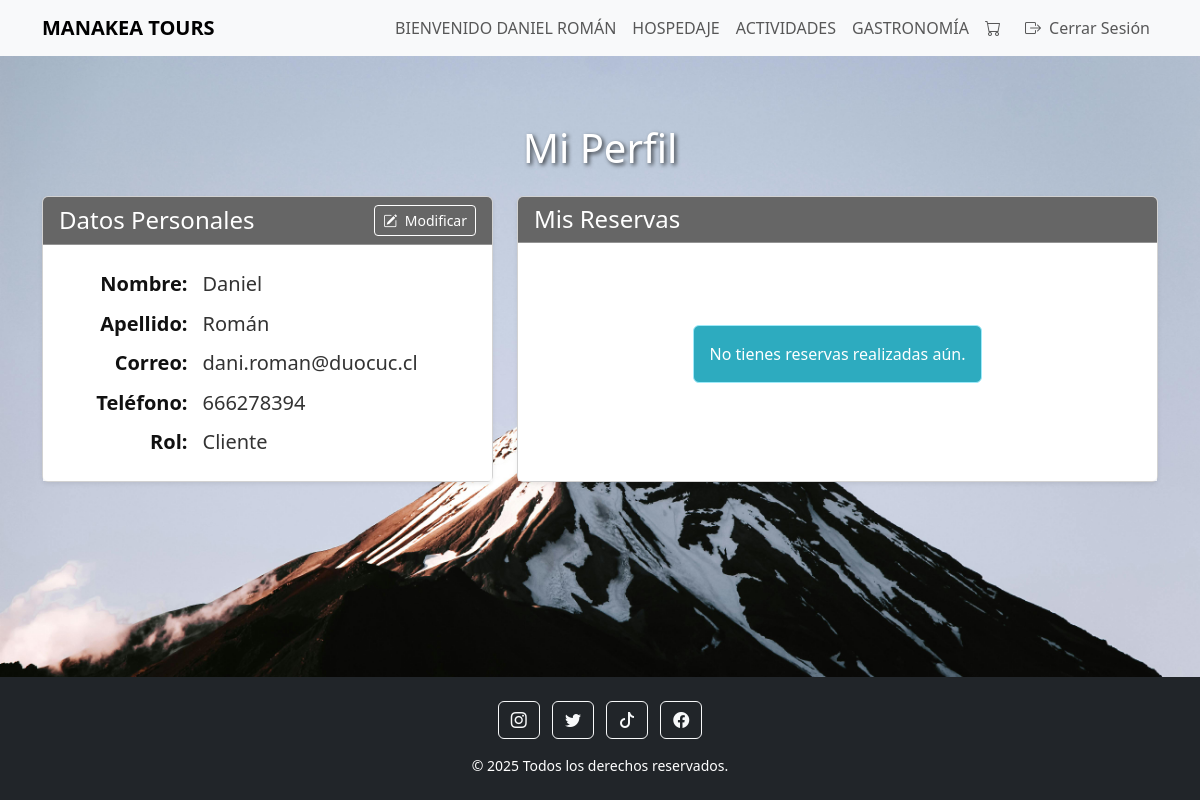
/perfil/ (signed in), run on the app's committed database.
### core/models.py (models this page shows, shortened)
class Usuario(AbstractBaseUser, PermissionsMixin):
    nombre = models.CharField(max_length=100)
    apellido = models.CharField(max_length=100)
    correo = models.EmailField(unique=True)
    telefono = models.CharField(max_length=20, blank=True, null=True) # Campo de teléfono
    tipo_usuario = models.ForeignKey(TipoUsuario, on_delete=models.SET_NULL, null=True, blank=True)
    is_active = models.BooleanField(default=True) # Indica si la cuenta está activa
    is_staff = models.BooleanField(default=False) # Necesario para acceder al admin de Django
    date_joined = models.DateTimeField(auto_now_add=True) # Fecha de creación del usuario
    objects = UsuarioManager() # Asigna tu Manager personalizado
    USERNAME_FIELD = 'correo' # Django usará 'correo' como campo de nombre de usuario para el login
    REQUIRED_FIELDS = ['nombre', 'apellido'] # Campos requeridos al crear un superusuario con createsuperuser
    class Meta:
        verbose_name = "Usuario"
        verbose_name_plural = "Usuarios"
    @property
    def is_cliente(self):
        return self.tipo_usuario and self.tipo_usuario.tipo_nombre == 'cliente'

### core/views.py (the view, shortened to what this page needs)
# urls.py: path('perfil/', views.perfil, name='perfil'),
@login_required(login_url='login')
def perfil(request):
    usuario_actual = request.user
    form_submitted_with_errors = False
    if request.method == 'POST':
        form = PerfilUsuarioForm(request.POST, instance=usuario_actual)
        if form.is_valid():
            form.save()
            messages.success(request, '¡Tus datos han sido actualizados correctamente!')
            return redirect('perfil')
        else:
            messages.error(request, 'Hubo un error al actualizar tus datos. Por favor, revisa el formulario.')
            form_submitted_with_errors = True
    else:
        form = PerfilUsuarioForm(instance=usuario_actual)
    reservas_data = []
    if is_cliente(usuario_actual):
        reservas_usuario = Reserva.objects.filter(usuario=usuario_actual).order_by('-fecha_reserva')
    context = {
        'form': form,
        'reservas': reservas_data,
        'form_submitted': form_submitted_with_errors,
        'user': usuario_actual,
    }
    return render(request, 'core/perfil.html', context)

### core/views.py (called while the page is built)
def is_cliente(user):
    return user.is_authenticated and user.is_cliente

### core/templates/core/perfil.html (shortened to what this page needs)
{% load static %}
<!DOCTYPE html>
<html lang="es">
<head>
    <link rel="stylesheet" href="{% static 'css/global.css'%}">
    <link href="https://cdn.jsdelivr.net/npm/bootstrap@5.3.0/dist/css/bootstrap.min.css" rel="stylesheet">
    <link rel="stylesheet" href="https://cdn.jsdelivr.net/npm/bootstrap-icons@1.10.5/font/bootstrap-icons.css">
    <link rel="stylesheet" href="https://cdnjs.cloudflare.com/ajax/libs/font-awesome/6.5.1/css/all.min.css" />
</head>
<body>
    <section class="bg-5">
        <nav class="navbar navbar-expand-md navbar-light bg-light">
            <div class="container">
                <a class="navbar-brand fw-bold" href="{% url 'inicioregistrado'%}">MANAKEA TOURS</a>
                <div class="collapse navbar-collapse justify-content-end" id="navbarNav">
                    <ul class="navbar-nav">
                        {% if user.is_authenticated %}
                            <li class="nav-item d-flex align-items-center">
                                <span class="nav-link welcome-message">BIENVENIDO {{ user.nombre|upper }} {{ user.apellido|upper }}</span>
                            </li>
                            <li class="nav-item">
                                <a class="nav-link" href="{% url 'hospedaje' %}">HOSPEDAJE</a>
                            </li>
                            <li class="nav-item">
                                <a class="nav-link" href="{% url 'actividad' %}">ACTIVIDADES</a>
                            </li>
                            <li class="nav-item">
                                <a class="nav-link" href="{% url 'gastronomia' %}">GASTRONOMÍA</a>
                            </li>
                            {% if user.is_cliente %}
                                <li class="nav-item">
                                    <a class="nav-link" href="{% url 'carrito' %}">
                                        <i class="bi bi-cart"></i>
                                    </a>
                                </li>
                            {% endif %}
                            <li class="nav-item">
                                <a class="nav-link btn btn-outline-danger btn-sm ms-2" href="{% url 'logout' %}">
                                    <i class="bi bi-box-arrow-right me-1"></i> Cerrar Sesión
                                </a>
                            </li>
                        {% endif %}
                    </ul>
                </div>
            </div>
        </nav>
        <div class="container my-5">
            <h1 class="text-center mb-4 text-white" style="text-shadow: 2px 2px 4px rgba(0,0,0,0.7);">Mi Perfil</h1>
            {% if user.is_authenticated %}
                <div class="row profile-row justify-content-center">
                    <div class="col-12 {% if user.is_cliente %}col-md-5{% else %}col-md-8{% endif %} profile-card-col mb-4">
                        <div class="card shadow-sm h-100">
                            <div class="card-header text-white d-flex justify-content-between align-items-center">
                                <h4 class="mb-0">Datos Personales</h4>
                                <button type="button" class="btn btn-outline-light btn-sm" id="toggleEditButton">
                                    <i class="bi bi-pencil-square me-1"></i> Modificar
                                </button>
                            </div>
                            <div class="card-body">
                                <div id="staticData">
                                    <p><strong>Nombre:</strong> <span>{{ user.nombre }}</span></p>
                                    <p><strong>Apellido:</strong> <span>{{ user.apellido }}</span></p>
                                    <p><strong>Correo:</strong> <span>{{ user.correo }}</span></p>
                                    <p><strong>Teléfono:</strong> <span>{{ user.telefono|default:"No registrado" }}</span></p>
                                    <p><strong>Rol:</strong>
                                        <span>
                                            {% if user.is_cliente %}Cliente
                                            {% elif user.is_anfitrion %}Anfitrión
                                            {% elif user.is_administrador %}Administrador
                                            {% else %}Desconocido (Rol no definido)
                                            {% endif %}
                                        </span>
                                    </p>
                                </div>
                            </div>
                        </div>
                    </div>
                    {% if user.is_cliente %}
                        <div class="col-12 col-md-7 profile-card-col mb-4">
                            <div class="card shadow-sm h-100">
                                <div class="card-header text-white">
                                    <h4 class="mb-0">Mis Reservas</h4>
                                </div>
                                <div class="card-body">
                                    {% if reservas %}
                                        <div class="table-responsive">
                                            <table class="table table-striped table-hover">
                                                <thead>
                                                    <tr>
                                                        <th>Tipo</th>
                                                        <th>Servicio</th>
                                                        <th>Fecha Inicio</th>
                                                        <th>Fecha Fin</th>
                                                        <th>Estado</th>
                                                        <th>Total</th>
                                                        <th>Acciones</th>
                                                    </tr>
                                                </thead>
                                                <tbody>
                                                    {% for reserva in reservas %}
                                                        <tr>
                                                            <td>{{ reserva.tipo_servicio }}</td>
                                                            <td>{{ reserva.nombre_servicio }}</td>
                                                            <td>{{ reserva.fecha_inicio|date:"d/m/Y" }}</td>
                                                            <td>{{ reserva.fecha_fin|date:"d/m/Y" }}</td>
                                                            <td>
                                                                {% if reserva.estado_display %}
                                                                    {% comment %}
                                                                        Asegúrate de que 'estado_display' contenga el texto exacto ('Pendiente', 'Confirmado', etc.)
                                                                        para que las clases se apliquen correctamente.
                                                                    {% endcomment %}
                                                                    {% if reserva.estado_display == 'Pendiente' %}
                                                                        <span class="badge bg-warning text-dark">{{ reserva.estado_display }}</span>
                                                                    {% elif reserva.estado_display == 'Confirmado' %}
                                                                        <span class="badge bg-success">{{ reserva.estado_display }}</span>
                                                                    {% elif reserva.estado_display == 'Cancelado' %}
                                                                        <span class="badge bg-danger">{{ reserva.estado_display }}</span>
                                                                    {% elif reserva.estado_display == 'Completado' %}
                                                                        <span class="badge bg-secondary">{{ reserva.estado_display }}</span>
                                                                    {% else %}
                                                                        <span class="badge bg-info">{{ reserva.estado_display }}</span>
                                                                    {% endif %}
                                                                {% else %}
                                                                    <span class="badge bg-secondary">{{ reserva.estado|capfirst }}</span>
                                                                {% endif %}
                                                            </td>
                                                            <td>${{ reserva.total|floatformat:0 }}</td>
                                                            <td>
                                                            </td>
                                                        </tr>
                                                    {% endfor %}
                                                </tbody>
                                            </table>
                                        </div>
                                    {% else %}
                                        <div class="alert alert-info text-center" role="alert">
                                            No tienes reservas realizadas aún.
                                        </div>
                                    {% endif %}
                                </div>
                            </div>
                        </div>
                    {% endif %}
                </div>
            {% else %}
                <div class="alert alert-warning text-center" role="alert">
                    Debes iniciar sesión para ver tu perfil.
                </div>
            {% endif %}
        </div>
        <footer class="bg-dark text-center text-white py-4 mt-5">
            <div class="container">
                <div class="mb-3">
                    <a href="https://www.instagram.com" target="_blank" class="btn btn-outline-light mx-1">
                        <i class="bi bi-instagram"></i>
                    </a>
                    <a href="https://www.twitter.com" target="_blank" class="btn btn-outline-light mx-1">
                        <i class="bi bi-twitter"></i>
                    </a>
                    <a href="https://www.tiktok.com" target="_blank" class="btn btn-outline-light mx-1">
                        <i class="bi bi-tiktok"></i>
                    </a>
                    <a href="https://www.facebook.com" target="_blank" class="btn btn-outline-light mx-1">
                        <i class="bi bi-facebook"></i>
                    </a>
                </div>
                <p class="mb-0 small">&copy; 2025 Todos los derechos reservados.</p>
            </div>
        </footer>
    </section>
</body>
</html>

### core/static/css/global.css (style rules this page uses)
body { min-height: 100vh; display: flex; flex-direction: column; margin: 0; padding: 0; }
.bg-5 { background-image: url(../img/pexels-lastly-633198.jpg); background-repeat: no-repeat; background-position: center center; background-size: cover; min-height: 100vh; display: flex; flex-direction: column; flex-grow: 1; }
.bg-5 > .container.my-5, .bg > .container, .bg-2 > .container, .bg-3 > .container, .bg-4 > .container { flex-grow: 1; padding-top: 20px; padding-bottom: 20px; }
.card-body { display: flex; flex-direction: column; }
.profile-card-col .card-header { background-color: rgba(0, 0, 0, 0.6); color: white; border-bottom: 1px solid rgba(255, 255, 255, 0.3); }
.profile-card-col .card-body { background-color: rgba(255, 255, 255, 0.8); color: #333; height: auto; padding: 1.5rem; flex-grow: 1; display: flex; flex-direction: column; justify-content: center; align-items: center; }
#staticData { display: flex; flex-direction: column; width: 100%; max-width: 400px; text-align: left; }
.profile-card-col .card-body p { color: #333; margin-bottom: 0.6rem; font-size: 1.25rem; display: flex; align-items: baseline; width: 100%; }
.profile-card-col .card-body p strong { color: #111; min-width: 120px; text-align: right; margin-right: 15px; flex-shrink: 0; }
.profile-card-col .card-body p span { flex-grow: 1; text-align: left; word-break: break-word; overflow-wrap: break-word; }
.profile-card-col .card-body p:last-child { margin-bottom: 0; }
.alert.alert-info { background-color: rgba(23, 162, 184, 0.9) !important; color: white; }
.card .btn { border-radius: 0.25rem; transition: all 0.2s ease-in-out; }
.card .btn-outline-light { color: white; border-color: white; }
.card .btn-sm { padding: 0.25rem 0.5rem; font-size: 0.875rem; }

### data on the page
Usuario: nombre "DANIEL", apellido "ROMÁN", nombre "Daniel", apellido "Román", correo "dani.roman@duocuc.cl", telefono "666278394"
